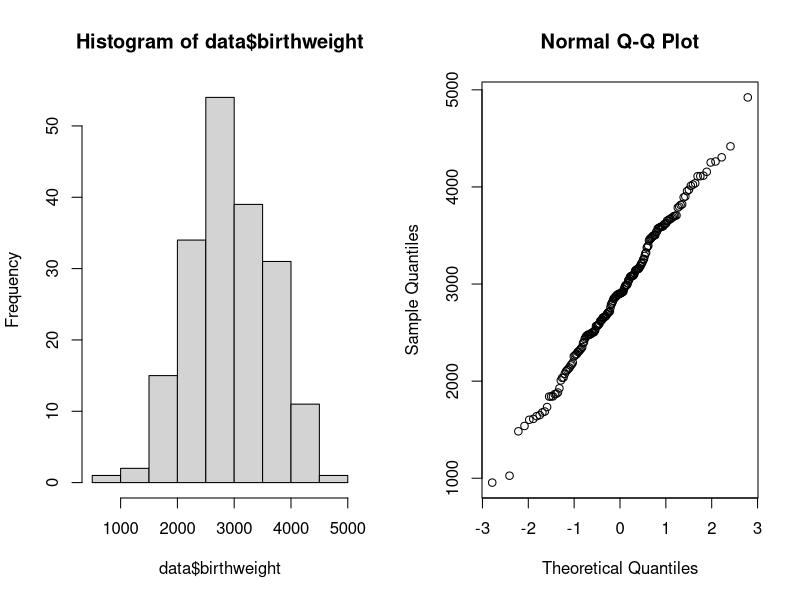
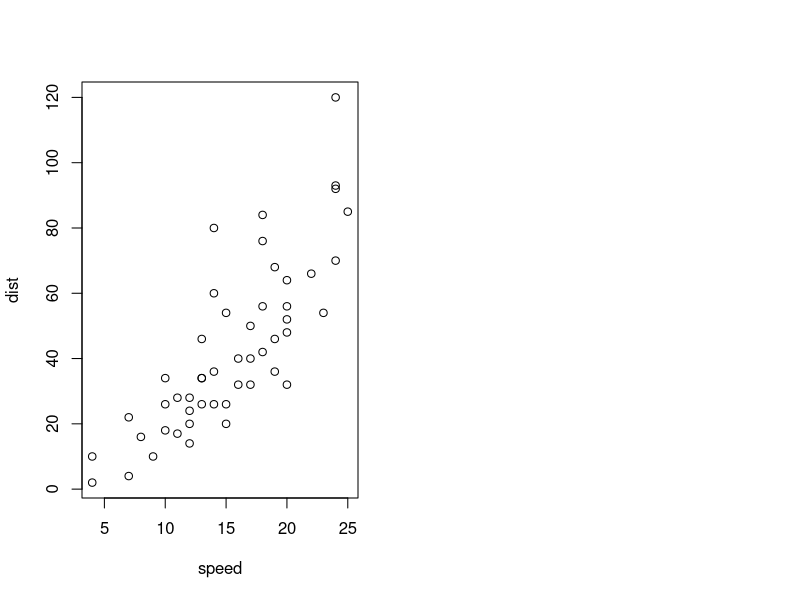
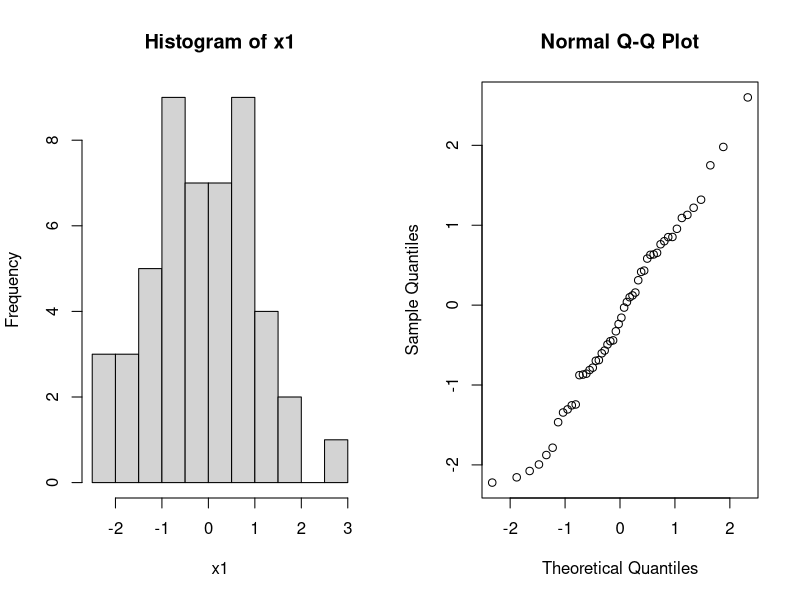
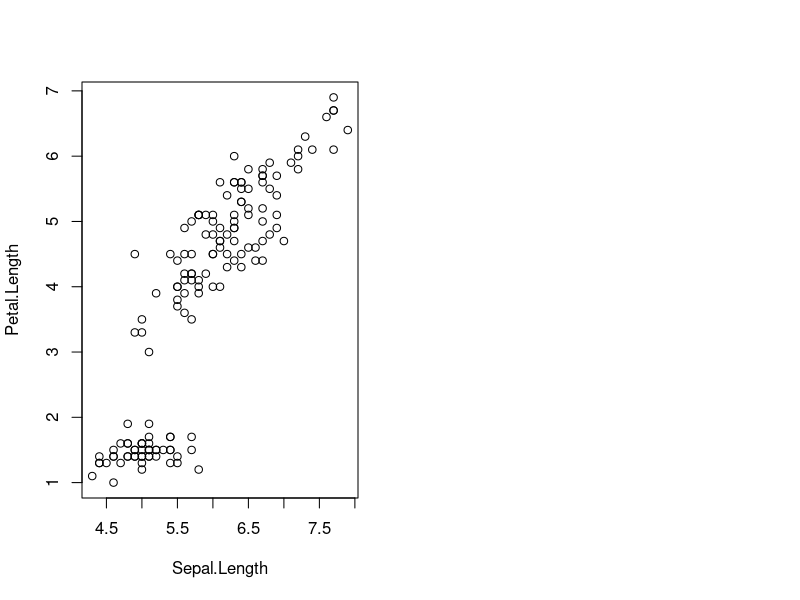

The R source for these figures, in order:
## ---- chunk 1
data=read.table(file="birthweight.txt",header=TRUE)
par(mfrow=c(1,2)); hist(data$birthweight); qqnorm(data$birthweight)
shapiro.test(data$birthweight)
mean(data$birthweight)
## ---- chunk 2
n = length(data$birthweight)
mu = mean(data$birthweight)
sd = sd(data$birthweight)
t = qt(p=0.05, df=(n -1), lower.tail=FALSE)

ci = t * sd / sqrt(n - 1); ci
lower_bound = mu - ci; lower_bound
upper_bound = mu + ci; upper_bound
## ---- chunk 3
t.test(data, mu = 2800, alternative = "greater")
## ---- chunk 4
a = matrix(0, 60, 1)
b = matrix(1, 140,1)
d = c(a,b)
sd = sd(d) 
n = 200
mu = 0.7
t = 2.626

ci = t * sd / sqrt(n - 1); ci
lower_bound = mu - ci; lower_bound
upper_bound = mu + ci; upper_bound
## ---- chunk 5

t.test(d, mu=.75, conf.level = .99)

t.test(d, mu=.75, conf.level = .999)[4]
t.test(d, mu=.75, conf.level = .95)[4]
t.test(d, mu=.75, conf.level = .90)[4]
t.test(d, mu=.75, conf.level = .80)[4]
## ---- chunk 6
summary(cars)
## ---- chunk 7
plot(cars)
## ---- chunk 8
par(mfrow=c(1,2)); x1=rnorm(50); hist(x1); qqnorm(x1)
## ---- chunk 9
plot(iris$Sepal.Length,iris$Petal.Length,xlab="Sepal.Length",ylab="Petal.Length")
## ---- chunk 10
library(knitr)
kable(mtcars[1:5,],caption="A knit kable.")
## ---- chunk 11
x=rep(c("A","B"),each=5); x
sample(x)
x=rnorm(100)
## ---- chunk 12
x=rep(c("A","B"),each=5); x
sample(x)
x=rnorm(100)
## ---- chunk 13
mu=0.2
x=rnorm(100,mu,1) # creating artificial data
t.test(x,mean=0)   # t.test(x,alternative=c("two.sided"),conf.level=0.95,mu=10)
## ---- chunk 14
mu=0;nu=0.5
x=rnorm(50,mu,1); y=rnorm(50,nu,1) # creating artificial data
ttest=t.test(x,y) 
